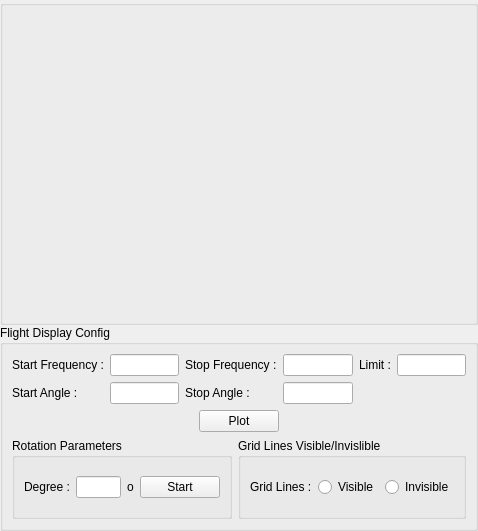
<?xml version="1.0" encoding="UTF-8"?>
<ui version="4.0">
 <class>dp_rwr_flight_display</class>
 <widget class="QWidget" name="dp_rwr_flight_display">
  <property name="geometry">
   <rect>
    <x>0</x>
    <y>0</y>
    <width>478</width>
    <height>531</height>
   </rect>
  </property>
  <property name="windowTitle">
   <string>Form</string>
  </property>
  <layout class="QGridLayout" name="gridLayout_11">
   <property name="leftMargin">
    <number>0</number>
   </property>
   <property name="topMargin">
    <number>0</number>
   </property>
   <property name="rightMargin">
    <number>0</number>
   </property>
   <property name="bottomMargin">
    <number>0</number>
   </property>
   <property name="spacing">
    <number>0</number>
   </property>
   <item row="0" column="0">
    <widget class="QGroupBox" name="obj_grp_bx_FlightDispArea">
     <property name="minimumSize">
      <size>
       <width>325</width>
       <height>325</height>
      </size>
     </property>
     <property name="maximumSize">
      <size>
       <width>16777215</width>
       <height>16777215</height>
      </size>
     </property>
     <property name="accessibleName">
      <string>gb_display</string>
     </property>
     <property name="title">
      <string/>
     </property>
     <property name="flat">
      <bool>false</bool>
     </property>
    </widget>
   </item>
   <item row="1" column="0">
    <widget class="QGroupBox" name="obj_grp_bx_FlightDispConfig">
     <property name="title">
      <string>Flight Display Config</string>
     </property>
     <layout class="QGridLayout" name="gridLayout_10">
      <item row="0" column="0">
       <layout class="QGridLayout" name="gridLayout_7">
        <item row="0" column="0">
         <layout class="QGridLayout" name="gridLayout">
          <item row="0" column="0">
           <widget class="QLabel" name="obj_lbl_StartFreq">
            <property name="text">
             <string>Start Frequency :</string>
            </property>
           </widget>
          </item>
          <item row="0" column="1">
           <widget class="QLineEdit" name="obj_ln_edt_StartFreq"/>
          </item>
          <item row="0" column="2">
           <widget class="QLabel" name="obj_lbl_StopFreq">
            <property name="text">
             <string>Stop Frequency :</string>
            </property>
           </widget>
          </item>
          <item row="0" column="3">
           <widget class="QLineEdit" name="obj_ln_edt_StopFreq"/>
          </item>
          <item row="0" column="4">
           <widget class="QLabel" name="obj_lbl_Limit">
            <property name="text">
             <string>Limit :</string>
            </property>
           </widget>
          </item>
          <item row="0" column="5">
           <widget class="QLineEdit" name="obj_ln_edt_Limit"/>
          </item>
          <item row="1" column="0">
           <widget class="QLabel" name="obj_lbl_StartAngle">
            <property name="text">
             <string>Start Angle :</string>
            </property>
           </widget>
          </item>
          <item row="1" column="1">
           <widget class="QLineEdit" name="obj_ln_edt_StartAngle"/>
          </item>
          <item row="1" column="2">
           <widget class="QLabel" name="obj_lbl_StopAngle">
            <property name="text">
             <string>Stop Angle : </string>
            </property>
           </widget>
          </item>
          <item row="1" column="3">
           <widget class="QLineEdit" name="obj_ln_edt_StopAngle"/>
          </item>
         </layout>
        </item>
        <item row="1" column="0">
         <layout class="QGridLayout" name="gridLayout_4">
          <item row="0" column="0">
           <spacer name="horizontalSpacer">
            <property name="orientation">
             <enum>Qt::Horizontal</enum>
            </property>
            <property name="sizeHint" stdset="0">
             <size>
              <width>40</width>
              <height>20</height>
             </size>
            </property>
           </spacer>
          </item>
          <item row="0" column="1">
           <widget class="QPushButton" name="obj_psh_btn_PlotSymbol">
            <property name="text">
             <string>Plot</string>
            </property>
           </widget>
          </item>
          <item row="0" column="2">
           <spacer name="horizontalSpacer_2">
            <property name="orientation">
             <enum>Qt::Horizontal</enum>
            </property>
            <property name="sizeHint" stdset="0">
             <size>
              <width>40</width>
              <height>20</height>
             </size>
            </property>
           </spacer>
          </item>
         </layout>
        </item>
       </layout>
      </item>
      <item row="1" column="0">
       <layout class="QGridLayout" name="gridLayout_9">
        <item row="0" column="0">
         <spacer name="horizontalSpacer_3">
          <property name="orientation">
           <enum>Qt::Horizontal</enum>
          </property>
          <property name="sizeHint" stdset="0">
           <size>
            <width>18</width>
            <height>20</height>
           </size>
          </property>
         </spacer>
        </item>
        <item row="0" column="1">
         <layout class="QGridLayout" name="gridLayout_8">
          <item row="0" column="0">
           <widget class="QGroupBox" name="obj_grp_bx_RotationParam">
            <property name="title">
             <string>Rotation Parameters</string>
            </property>
            <layout class="QGridLayout" name="gridLayout_6">
             <item row="0" column="0">
              <layout class="QGridLayout" name="gridLayout_2">
               <item row="0" column="1">
                <widget class="QLineEdit" name="obj_ln_edt_Angle"/>
               </item>
               <item row="0" column="2">
                <widget class="QLabel" name="label_2">
                 <property name="text">
                  <string>o</string>
                 </property>
                </widget>
               </item>
               <item row="0" column="0">
                <widget class="QLabel" name="obj_lbl_Degree">
                 <property name="text">
                  <string>Degree :</string>
                 </property>
                </widget>
               </item>
               <item row="0" column="3">
                <widget class="QPushButton" name="obj_psh_btn_StartRotation">
                 <property name="text">
                  <string>Start</string>
                 </property>
                </widget>
               </item>
              </layout>
             </item>
            </layout>
           </widget>
          </item>
          <item row="0" column="1">
           <widget class="QGroupBox" name="obj_grp_bx_GridLineParam">
            <property name="title">
             <string>Grid Lines Visible/Invislible</string>
            </property>
            <layout class="QGridLayout" name="gridLayout_5">
             <item row="0" column="0">
              <layout class="QGridLayout" name="gridLayout_3">
               <item row="0" column="2">
                <widget class="QRadioButton" name="obj_rd_btn_GridLinesInVisible">
                 <property name="text">
                  <string>Invisible</string>
                 </property>
                </widget>
               </item>
               <item row="0" column="0">
                <widget class="QLabel" name="obj_lbl_GridLines">
                 <property name="text">
                  <string>Grid Lines :</string>
                 </property>
                </widget>
               </item>
               <item row="0" column="1">
                <widget class="QRadioButton" name="obj_rd_btn_GridLinesVisible">
                 <property name="text">
                  <string>Visible</string>
                 </property>
                </widget>
               </item>
              </layout>
             </item>
            </layout>
           </widget>
          </item>
         </layout>
        </item>
        <item row="0" column="2">
         <spacer name="horizontalSpacer_4">
          <property name="orientation">
           <enum>Qt::Horizontal</enum>
          </property>
          <property name="sizeHint" stdset="0">
           <size>
            <width>18</width>
            <height>20</height>
           </size>
          </property>
         </spacer>
        </item>
       </layout>
      </item>
     </layout>
    </widget>
   </item>
  </layout>
 </widget>
 <resources/>
 <connections/>
</ui>
